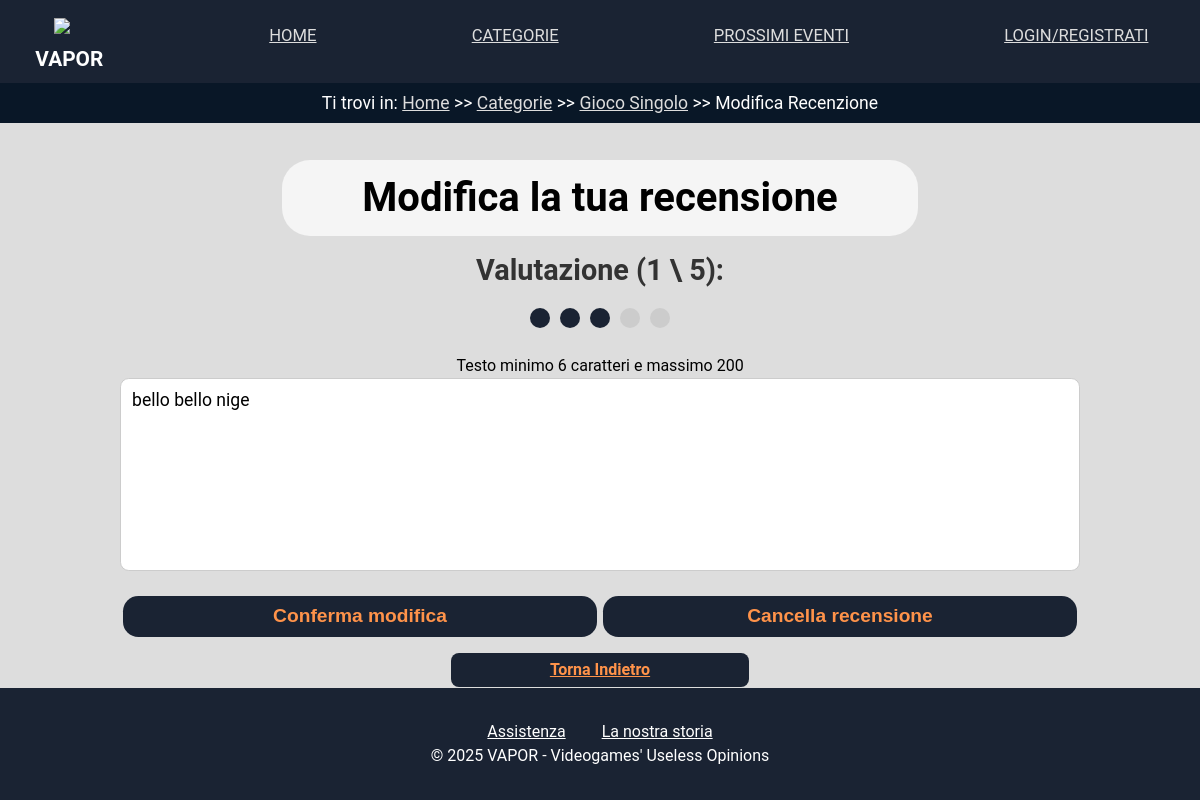
The page /modifica_recensione.php?id=R1 on the database as committed earlier.
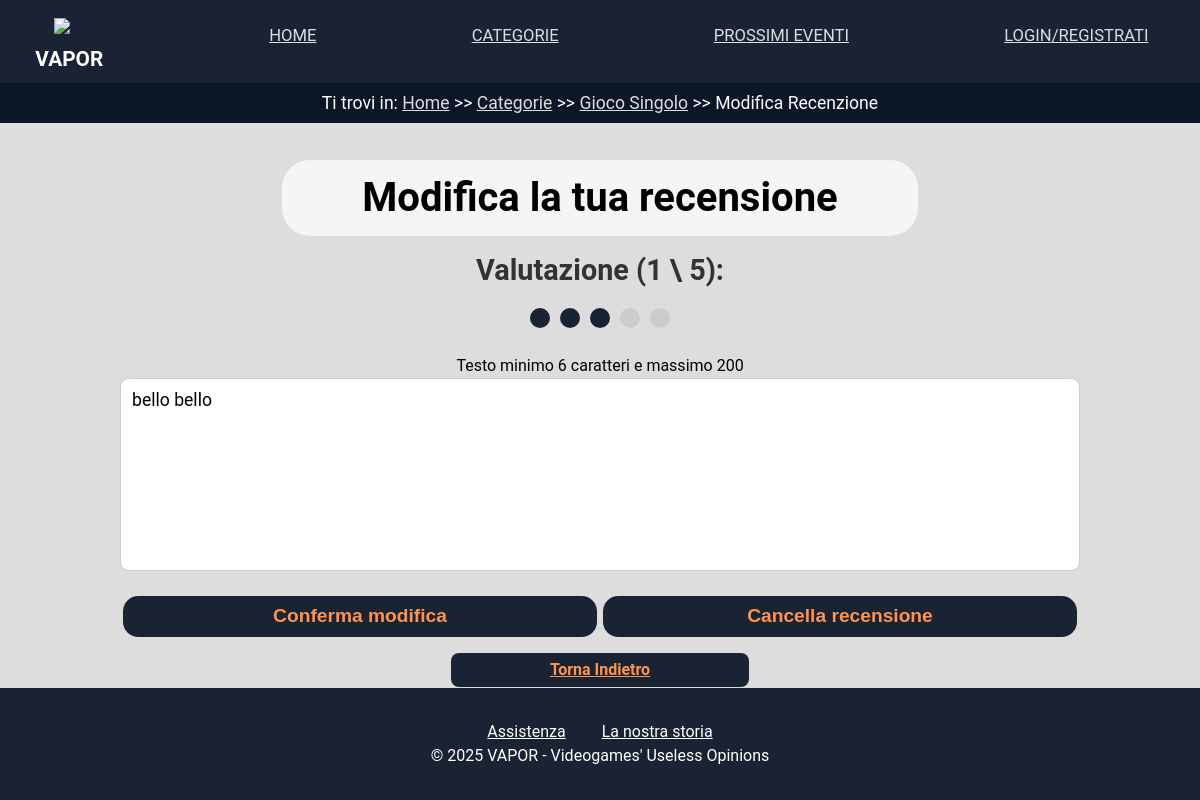
The same page on the database as committed later.
### tables this page shows
CREATE TABLE IF NOT EXISTS Recensioni(
    ID_recensione VARCHAR(64) PRIMARY KEY,
    nickname VARCHAR(64) NOT NULL,
    contenuto_recensione TEXT NOT NULL,
    numero_stelle DECIMAL(5,1),
    nome_videogioco VARCHAR(64) NOT NULL,
    FOREIGN KEY (nickname) REFERENCES Utente(nickname),
    FOREIGN KEY (nome_videogioco) REFERENCES Videogiochi(nome_gioco)
);

### dbconnections.php (called while the page is built, shortened)
<?php
class DBAccess {
	private $connection;
	public function openDBConnection() {
		$this->connection = mysqli_connect(DBAccess::HOST_DB, DBAccess::USERNAME, DBAccess::PASSWORD, DBAccess::DATABASE_NAME);
		return mysqli_connect_error();
	}
	public function getRecensioniID($id) {
	    $query = "SELECT ID_recensione,nome_videogioco ,contenuto_recensione, numero_stelle
	              FROM Recensioni
	              WHERE ID_recensione = ?";
	    $stmt = mysqli_prepare($this->connection, $query);
	    mysqli_stmt_bind_param($stmt, "s", $id);
	    mysqli_stmt_execute($stmt);
	    $result = mysqli_stmt_get_result($stmt);
	    return mysqli_fetch_assoc($result);
	}
}
?>

### modifica_recensione.php (the view, shortened to what this page needs)
<?php
require_once "dbconnections.php";
require_once "template.php";
$id = $_POST['id_recensione'] ?? $_GET['id'] ?? null;
$connessione = new DBAccess();
$connessioneOK = $connessione->openDBConnection();
$form = "";
if (!$connessioneOK) {
    $rec = $connessione->getRecensioniID($id);
    if ($rec) {
        $testo = $rec['contenuto_recensione'];
        $stelle = $rec['numero_stelle'];
        for ($i = 5; $i >= 1; $i--) {
            $checked = ($stelle == $i) ? 'checked' : '';
            $form .= "
                <input type='radio' id='val{$i}' name='stellem' value='{$i}' {$checked}>
                <label for='val{$i}' title='{$i}'></label>
            ";
        }
        $form .= "
            </div>
            <textarea name='testom' required class='recensione-textarea' id='testoRecenzione'>{$testo}</textarea>
            <input type='hidden' name='id_recensione' value='{$id}'>";
    }
}

Rows that differ between the two databases and show on the page:
changed recensioni: testom "bello bello nige" → "bello bello"
